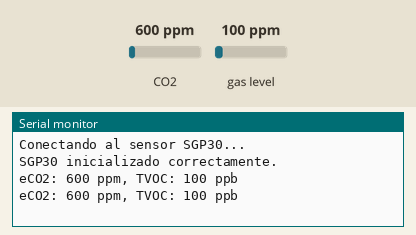
Simulated run of this sketch. Board: ESP32. Parts: the last lines printed to the serial monitor. The test bench sets the inputs (shaded band); at power-on: CO2 600 ppm, gas level 100 ppm.

Above: at 5.8 s.
5.9 s: CO2 set to 452 ppm
At 10.5 s:
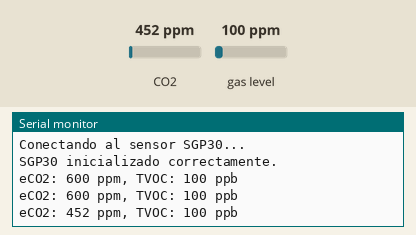
11.9 s: gas level set to 20 ppm
At 15.5 s:
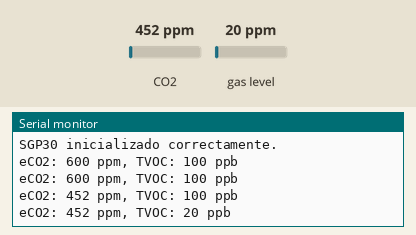
17.9 s: CO2 set to 1050 ppm
At 20.5 s:
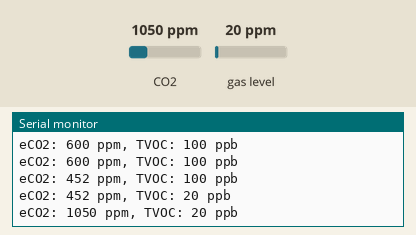
Timing chart, 0 to 22.0 s (numbered marks = the images above; inputs shaded):
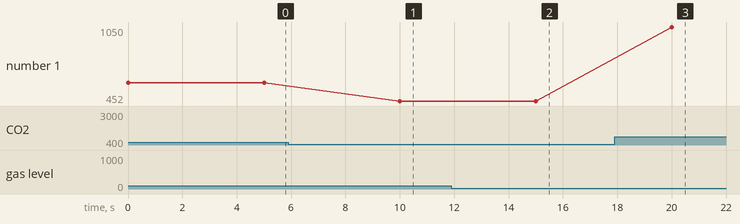

Measured:
- after the input at 5.9 s, the serial monitor: prints a new line after 4.1 s (image 1)
- after the input at 11.9 s, the serial monitor: prints a new line after 3.1 s (image 2)
- after the input at 17.9 s, the serial monitor: prints a new line after 2.1 s (image 3)
- plotted number 1: 600 → 452 after the input at 5.9 s, 452 → 1050 after the input at 17.9 s

The sketch:

EJ_6_dia2.ino
```cpp
#include <Wire.h>
#include <Adafruit_SGP30.h>

// Configura el pin SDA en el pin 21 y SCL en el pin 20
#define SDA_PIN 21
#define SCL_PIN 20

Adafruit_SGP30 sgp;

void setup() {
  Serial.begin(115200);
  Wire.begin(SDA_PIN, SCL_PIN);  // Configura los pines SDA y SCL
  Serial.println("Conectando al sensor SGP30...");

  // Intentar inicializar el sensor varias veces
  while (!sgp.begin()) {
    Serial.println("Error al inicializar el SGP30. Intentando nuevamente...");
    delay(1000);  // Esperar 1 segundo antes de intentar nuevamente
  }

  Serial.println("SGP30 inicializado correctamente.");
}

void loop() {
  uint16_t eCO2, TVOC;
  if (sgp.IAQmeasure()) {
    eCO2 = sgp.eCO2;
    TVOC = sgp.TVOC;
    Serial.print("eCO2: ");
    Serial.print(eCO2);
    Serial.print(" ppm, TVOC: ");
    Serial.print(TVOC);
    Serial.println(" ppb");
  } else {
    Serial.println("Error al leer los datos del sensor.");
  }

  delay(5000);  // Medir cada 5 segundos
}
```
